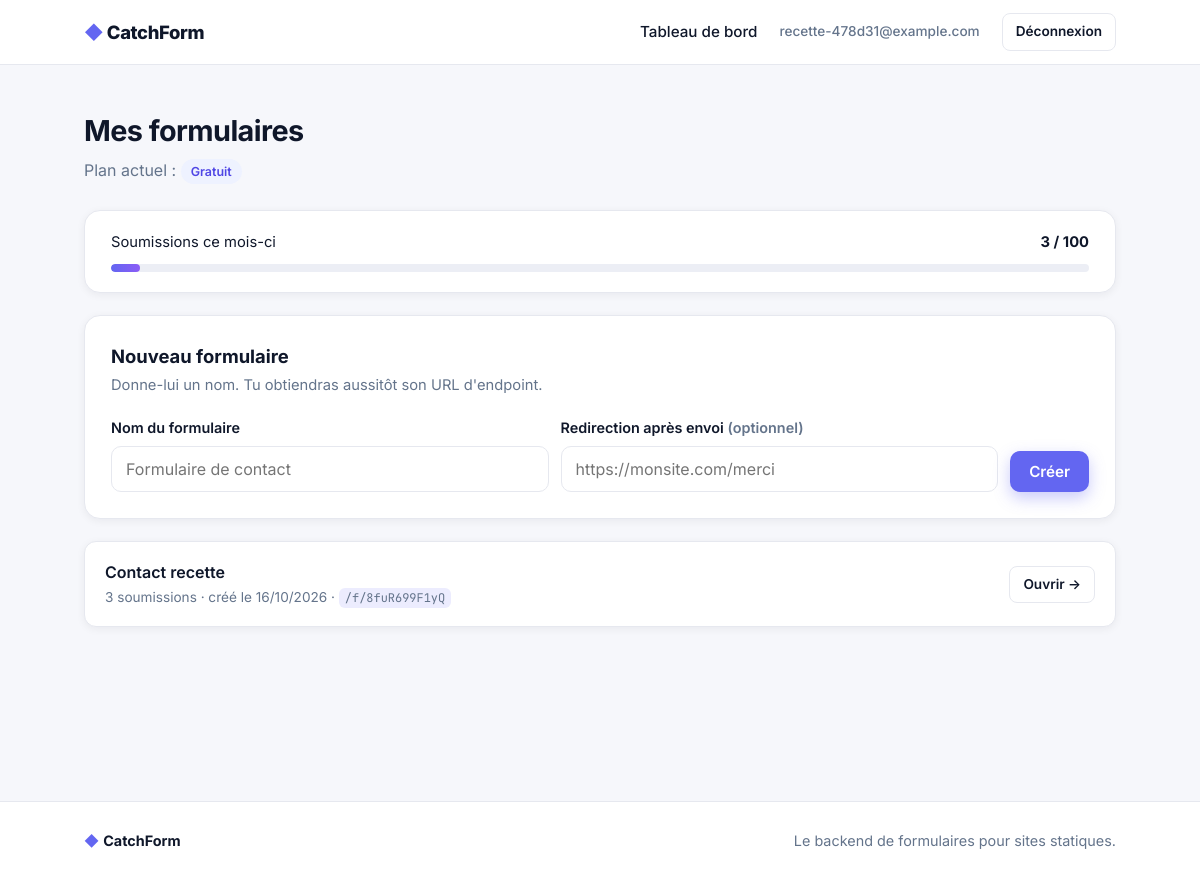
The app's page /dashboard (signed in) with its own data.
### app/models.py (models this page shows, shortened)
class User(UserMixin, db.Model):
    __tablename__ = "users"
    id = db.Column(db.Integer, primary_key=True)
    email = db.Column(db.String(255), unique=True, nullable=False, index=True)
    password_hash = db.Column(db.String(255), nullable=False)
    plan = db.Column(db.String(20), nullable=False, default="free")  # "free" | "pro"
    created_at = db.Column(db.DateTime, default=utcnow)
    forms = db.relationship(
        "Form", backref="owner", cascade="all, delete-orphan", lazy=True
    )
    @property
    def is_pro(self):
        return self.plan == "pro"
    def submissions_this_month(self):
        return db.session.scalar(
            select(func.count(Submission.id))
            .select_from(Submission)
            .join(Form)
            .where(Form.user_id == self.id, Submission.created_at >= month_start())
        )

class Form(db.Model):
    __tablename__ = "forms"
    id = db.Column(db.Integer, primary_key=True)
    public_id = db.Column(
        db.String(16), unique=True, index=True, nullable=False, default=_public_id
    )
    name = db.Column(db.String(120), nullable=False)
    redirect_url = db.Column(db.String(500))  # redirection optionnelle après envoi
    notify = db.Column(db.Boolean, nullable=False, default=True)  # e-mail à chaque envoi
    user_id = db.Column(db.Integer, db.ForeignKey("users.id"), nullable=False, index=True)
    created_at = db.Column(db.DateTime, default=utcnow)
    submissions = db.relationship(
        "Submission",
        backref="form",
        cascade="all, delete-orphan",
        lazy=True,
        order_by="Submission.id.desc()",
    )
    @property
    def submission_count(self):
        return db.session.scalar(
            select(func.count(Submission.id)).where(Submission.form_id == self.id)
        )

### app/dashboard.py (the view)
@dashboard_bp.route("/dashboard")
@login_required
def index():
    forms = (
        Form.query.filter_by(user_id=current_user.id)
        .order_by(Form.created_at.desc())
        .all()
    )
    return render_template(
        "dashboard.html", forms=forms, usage=current_user.submissions_this_month()
    )

### app/models.py (called while the page is built)
def utcnow():
    return datetime.now(timezone.utc).replace(tzinfo=None)

def month_start(now=None):
    now = now or utcnow()
    return now.replace(day=1, hour=0, minute=0, second=0, microsecond=0)

@login_manager.user_loader
def load_user(user_id):
    return db.session.get(User, int(user_id))

### app/templates/dashboard.html (shortened to what this page needs)
{% extends "base.html" %}
{% block content %}
<div class="page">
  <div class="container">
    <div class="page-head">
      <div>
        <h1>Mes formulaires</h1>
        <p class="muted">Plan actuel : <span class="badge">{{ 'Pro' if current_user.is_pro else 'Gratuit' }}</span></p>
      </div>
    </div>
    {% if not current_user.is_pro %}
      {% set limit = config.FREE_PLAN_MONTHLY_LIMIT %}
      {% set pct = [usage * 100 // limit, 100] | min if limit else 100 %}
      <div class="panel usage">
        <div class="usage-label">
          <span>Soumissions ce mois-ci</span>
          <b>{{ usage }} / {{ limit }}</b>
        </div>
        <div class="meter{{ ' meter-full' if usage >= limit else '' }}"><span style="width: {{ pct }}%"></span></div>
      </div>
    {% endif %}
    <div class="panel">
      <h2>Nouveau formulaire</h2>
      <p class="panel-sub">Donne-lui un nom. Tu obtiendras aussitôt son URL d'endpoint.</p>
      <form method="POST" action="{{ url_for('dashboard.create_form') }}">
        <div class="row-inline">
          <div class="field">
            <label for="name">Nom du formulaire</label>
            <input type="text" id="name" name="name" maxlength="120" placeholder="Formulaire de contact" required>
          </div>
          <div class="field">
            <label for="redirect_url">Redirection après envoi <span class="muted">(optionnel)</span></label>
            <input type="url" id="redirect_url" name="redirect_url" placeholder="https://monsite.com/merci">
          </div>
          <button type="submit" class="btn btn-primary">Créer</button>
        </div>
      </form>
    </div>
    {% if forms %}
      <div class="form-list">
        {% for form in forms %}
          {% set count = form.submission_count %}
          <a class="form-row" href="{{ url_for('dashboard.form_detail', public_id=form.public_id) }}">
            <div>
              <div class="name">{{ form.name }}</div>
              <div class="meta">
                {{ count }} soumission{{ 's' if count != 1 else '' }}
                · créé le {{ form.created_at.strftime('%d/%m/%Y') }}
                · <code>/f/{{ form.public_id }}</code>
              </div>
            </div>
            <span class="btn btn-ghost btn-sm">Ouvrir →</span>
          </a>
        {% endfor %}
      </div>
    {% else %}
      <div class="empty">
        <div class="ic">📭</div>
        <h3>Aucun formulaire pour l'instant</h3>
        <p>Crée ton premier formulaire ci-dessus pour obtenir ton endpoint.</p>
      </div>
    {% endif %}
  </div>
</div>
{% endblock %}

### app/templates/base.html (shortened to what this page needs)
<!DOCTYPE html>
<html lang="fr">
<head>
  <link rel="stylesheet" href="{{ url_for('static', filename='style.css') }}">
</head>
<body>
  <header class="nav">
    <div class="container nav-inner">
      <a href="{{ url_for('public.index') }}" class="brand">
        <span class="brand-mark">◆</span> CatchForm
      </a>
      <nav class="nav-links">
        {% if current_user.is_authenticated %}
          <a href="{{ url_for('dashboard.index') }}">Tableau de bord</a>
          <span class="nav-email">{{ current_user.email }}</span>
          <a href="{{ url_for('auth.logout') }}" class="btn btn-ghost btn-sm">Déconnexion</a>
        {% else %}
          <a href="{{ url_for('public.pricing') }}">Tarifs</a>
          <a href="{{ url_for('auth.login') }}">Connexion</a>
          <a href="{{ url_for('auth.register') }}" class="btn btn-primary btn-sm">Commencer gratuitement</a>
        {% endif %}
      </nav>
    </div>
  </header>
  <main>
    {% block content %}{% endblock %}
  </main>
  <footer class="footer">
    <div class="container footer-inner">
      <span><span class="brand-mark">◆</span> <b>CatchForm</b></span>
      <span class="muted">Le backend de formulaires pour sites statiques.</span>
    </div>
  </footer>
</body>
</html>

### app/static/style.css (style rules this page uses)
:root { --accent: #6366f1; --accent-dark: #4f46e5; --accent-2: #8b5cf6; --ink: #0f172a; --muted: #64748b; --line: #e6e8ef; --bg: #ffffff; --bg-soft: #f6f7fb; --dark: #0e1021; --dark-2: #171a33; --ok-bg: #dcfce7; --ok-fg: #15803d; --err-bg: #fee2e2; --err-fg: #b91c1c; --radius: 14px; --shadow: 0 10px 30px rgba(15, 23, 42, .08); --shadow-sm: 0 2px 8px rgba(15, 23, 42, .06); --mono: "JetBrains Mono", ui-monospace, "Cascadia Code", Consolas, monospace; }
* { box-sizing: border-box; }
body { margin: 0; font-family: "Inter", system-ui, -apple-system, "Segoe UI", sans-serif; color: var(--ink); background: var(--bg); line-height: 1.55; -webkit-font-smoothing: antialiased; }
a { color: inherit; text-decoration: none; }
code { font-family: var(--mono); font-size: .88em; background: rgba(99, 102, 241, .12); padding: 2px 6px; border-radius: 6px; }
.container { width: 100%; max-width: 1080px; margin: 0 auto; padding: 0 24px; }
.muted { color: var(--muted); }
.nav { position: sticky; top: 0; z-index: 50; background: rgba(255, 255, 255, .85); backdrop-filter: blur(10px); border-bottom: 1px solid var(--line); }
.nav-inner { display: flex; align-items: center; justify-content: space-between; height: 64px; }
.brand { font-weight: 800; font-size: 1.15rem; letter-spacing: -.02em; }
.brand-mark { color: var(--accent); }
.nav-links { display: flex; align-items: center; gap: 22px; font-weight: 500; font-size: .95rem; }
.nav-email { color: var(--muted); font-size: .85rem; }
.btn { display: inline-flex; align-items: center; justify-content: center; gap: 8px; padding: 10px 18px; border-radius: 10px; font-weight: 600; font-size: .95rem; border: 1px solid transparent; cursor: pointer; font-family: inherit; white-space: nowrap; transition: transform .05s, box-shadow .2s, background .2s, border-color .2s, color .2s; }
.btn-primary { background: var(--accent); color: #fff; box-shadow: 0 6px 16px rgba(99, 102, 241, .35); }
.btn-ghost { background: #fff; border-color: var(--line); color: var(--ink); }
.btn-sm { padding: 7px 13px; font-size: .85rem; border-radius: 8px; }
label { display: block; font-weight: 600; font-size: .9rem; margin: 0 0 7px; }
.field { margin-bottom: 18px; }
input[type=text], input[type=email], input[type=password], input[type=url], textarea { width: 100%; padding: 12px 14px; border: 1px solid var(--line); border-radius: 10px; font-size: 1rem; font-family: inherit; background: #fff; transition: border-color .15s, box-shadow .15s; }
.page { padding: 44px 0 80px; min-height: calc(100vh - 64px); background: var(--bg-soft); }
.page-head { display: flex; align-items: flex-end; justify-content: space-between; gap: 20px; margin-bottom: 26px; flex-wrap: wrap; }
.page-head h1 { margin: 0; font-size: 1.8rem; letter-spacing: -.02em; }
.page-head .muted { margin: 4px 0 0; }
.badge { display: inline-block; padding: 3px 10px; border-radius: 999px; font-size: .78rem; font-weight: 600; background: #eef2ff; color: var(--accent-dark); }
.panel { background: #fff; border: 1px solid var(--line); border-radius: 16px; padding: 26px; box-shadow: var(--shadow-sm); margin-bottom: 22px; }
.panel h2 { margin: 0 0 4px; font-size: 1.15rem; }
.panel .panel-sub { color: var(--muted); margin: 0 0 20px; font-size: .92rem; }
.row-inline { display: flex; gap: 12px; align-items: flex-end; flex-wrap: wrap; }
.row-inline .field { flex: 1; min-width: 220px; margin-bottom: 0; }
.usage { padding: 20px 26px; }
.usage-label { display: flex; justify-content: space-between; font-size: .92rem; margin-bottom: 10px; }
.meter { height: 8px; border-radius: 999px; background: #eceef5; overflow: hidden; }
.meter span { display: block; height: 100%; border-radius: inherit; background: linear-gradient(90deg, var(--accent), var(--accent-2)); }
.form-list { display: grid; gap: 14px; }
.form-row { display: flex; align-items: center; justify-content: space-between; gap: 16px; background: #fff; border: 1px solid var(--line); border-radius: 12px; padding: 18px 20px; box-shadow: var(--shadow-sm); transition: border-color .15s, box-shadow .15s; }
.form-row .name { font-weight: 600; }
.form-row .meta { color: var(--muted); font-size: .85rem; margin-top: 2px; }
.footer { border-top: 1px solid var(--line); padding: 28px 0; background: #fff; }
.footer-inner { display: flex; align-items: center; justify-content: space-between; gap: 16px; font-size: .9rem; flex-wrap: wrap; }

### records on screen
User: email "recette-478d31@example.com", plan "Gratuit"
Form: name "Contact recette", count "3", value "s", created_at "16/10/2026", public_id "8fuR699F1yQ"

### other values on screen
{{ usage }} "3"
{{ limit }} "100"
